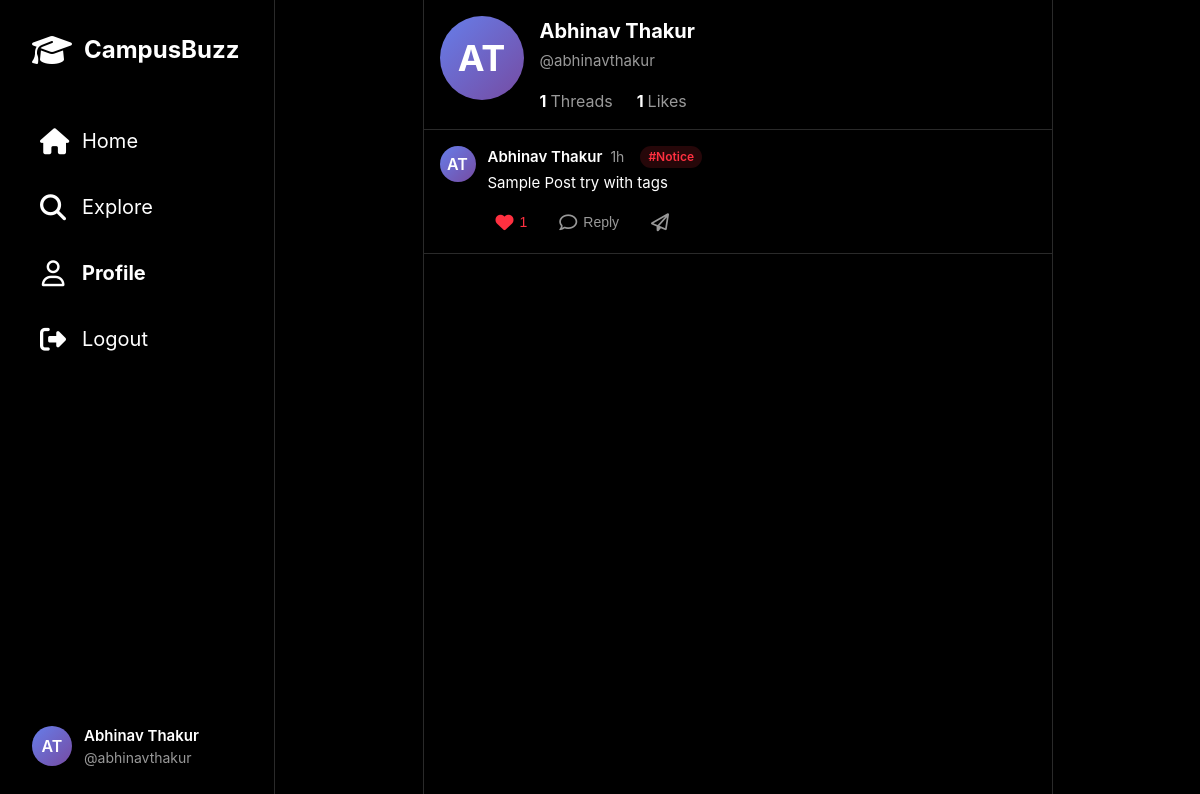
Screenshot of /profile.php (signed in) with the database file from the repository.
### tables this page shows
CREATE TABLE `posts` (
  `id` int(11) NOT NULL,
  `user_id` int(11) NOT NULL,
  `content` varchar(280) NOT NULL,
  `tag` varchar(50) DEFAULT NULL,
  `created_at` timestamp NOT NULL DEFAULT current_timestamp()
);

CREATE TABLE `users` (
  `id` int(11) NOT NULL,
  `name` varchar(100) NOT NULL,
  `email` varchar(150) NOT NULL,
  `password` varchar(255) NOT NULL,
  `created_at` timestamp NOT NULL DEFAULT current_timestamp()
);

### profile.php (the view, shortened to what this page needs)
<?php
require_once 'config/db.php';
$user_id = $_SESSION['user_id'];
$user_name = $_SESSION['user_name'];
$query = "SELECT p.id, p.content, p.tag, p.created_at,
          u.name as author_name, u.id as author_id,
          COUNT(DISTINCT l.id) as like_count,
          MAX(CASE WHEN l.user_id = ? THEN 1 ELSE 0 END) as user_liked
          FROM posts p
          JOIN users u ON p.user_id = u.id
          LEFT JOIN likes l ON p.id = l.post_id
          WHERE p.user_id = ?
          GROUP BY p.id
          ORDER BY p.created_at DESC";
$stmt = $conn->prepare($query);
$stmt->bind_param("ii", $user_id, $user_id);
$stmt->execute();
$posts = $stmt->get_result();
$stats_query = "SELECT
                (SELECT COUNT(*) FROM posts WHERE user_id = ?) as post_count,
                (SELECT COUNT(*) FROM likes WHERE post_id IN (SELECT id FROM posts WHERE user_id = ?)) as total_likes";
$stats_stmt = $conn->prepare($stats_query);
$stats_stmt->bind_param("ii", $user_id, $user_id);
$stats_stmt->execute();
$stats = $stats_stmt->get_result()->fetch_assoc();
function time_elapsed($datetime) {
    $now = new DateTime();
    $ago = new DateTime($datetime);
    $diff = $now->diff($ago);
    if ($diff->h > 0) return $diff->h . 'h';
    return 'now';
}
function get_initials($name) {
    $words = explode(' ', trim($name));
    if (count($words) >= 2) {
        return strtoupper(substr($words[0], 0, 1) . substr($words[1], 0, 1));
    }
    return strtoupper(substr($name, 0, 2));
}
?>
<!DOCTYPE html>
<html lang="en">
<head>
    <link rel="stylesheet" href="style.css">
    <link rel="stylesheet" href="https://cdnjs.cloudflare.com/ajax/libs/font-awesome/6.4.0/css/all.min.css">
</head>
<body>
    <div class="threads-layout">
        <aside class="side-nav">
            <div class="side-nav-header">
                <a href="index.php" class="side-nav-logo">
                    <i class="fas fa-graduation-cap"></i>
                    <span class="side-nav-logo-text">CampusBuzz</span>
                </a>
            </div>
            <nav class="side-nav-menu">
                <a href="index.php" class="side-nav-item">
                    <i class="fas fa-home"></i>
                    <span>Home</span>
                </a>
                <a href="explore.php" class="side-nav-item">
                    <i class="fas fa-search"></i>
                    <span>Explore</span>
                </a>
                <a href="profile.php" class="side-nav-item active">
                    <i class="far fa-user"></i>
                    <span>Profile</span>
                </a>
                <a href="logout.php" class="side-nav-item">
                    <i class="fas fa-sign-out-alt"></i>
                    <span>Logout</span>
                </a>
            <div class="side-nav-footer">
                <a href="profile.php" class="side-nav-user">
                    <div class="side-nav-avatar">
                        <?php echo get_initials($user_name); ?>
                    </div>
                    <div class="side-nav-user-info">
                        <span class="side-nav-user-name"><?php echo htmlspecialchars($user_name); ?></span>
                        <span class="side-nav-user-handle">@<?php echo strtolower(str_replace(' ', '', $user_name)); ?></span>
                    </div>
                </a>
            </div>
        </aside>
        <main class="main-content">
            <div class="profile-header">
                <div class="profile-info">
                    <div class="profile-avatar-large">
                        <?php echo get_initials($user_name); ?>
                    </div>
                    <div class="profile-details">
                        <h1 class="profile-name"><?php echo htmlspecialchars($user_name); ?></h1>
                        <p class="profile-handle">@<?php echo strtolower(str_replace(' ', '', $user_name)); ?></p>
                        <div class="profile-stats">
                            <div class="profile-stat">
                                <span class="stat-value"><?php echo $stats['post_count']; ?></span>
                                <span class="stat-label">Threads</span>
                            </div>
                            <div class="profile-stat">
                                <span class="stat-value"><?php echo $stats['total_likes']; ?></span>
                                <span class="stat-label">Likes</span>
                            </div>
                        </div>
                    </div>
                </div>
            </div>
            <div class="threads-feed" id="threadsContainer">
                <?php if ($posts->num_rows > 0): ?>
                    <?php while ($post = $posts->fetch_assoc()): ?>
                        <article class="thread-item" data-post-id="<?php echo $post['id']; ?>">
                            <div class="thread-header">
                                <div class="thread-avatar">
                                    <?php echo get_initials($post['author_name']); ?>
                                </div>
                                <div class="thread-body">
                                    <div class="thread-user-info">
                                        <span class="thread-username"><?php echo htmlspecialchars($post['author_name']); ?></span>
                                        <span class="thread-time"><?php echo time_elapsed($post['created_at']); ?></span>
                                        <?php if ($post['tag']): ?>
                                            <span class="thread-tag tag-<?php echo strtolower($post['tag']); ?>">
                                                #<?php echo htmlspecialchars($post['tag']); ?>
                                            </span>
                                        <?php endif; ?>
                                    </div>
                                    <div class="thread-content">
                                        <?php echo nl2br(htmlspecialchars($post['content'])); ?>
                                    </div>
                                    <div class="thread-actions">
                                        <button class="action-button <?php echo $post['user_liked'] ? 'liked' : ''; ?>"
                                                onclick="toggleLike(<?php echo $post['id']; ?>)">
                                            <i class="<?php echo $post['user_liked'] ? 'fas' : 'far'; ?> fa-heart"></i>
                                            <span class="like-count"><?php echo $post['like_count']; ?></span>
                                        </button>
                                        <button class="action-button">
                                            <i class="far fa-comment"></i>
                                            <span>Reply</span>
                                        </button>
                                        <button class="action-button">
                                            <i class="far fa-paper-plane"></i>
                                        </button>
                                    </div>
                                </div>
                            </div>
                        </article>
                    <?php endwhile; ?>
                <?php endif; ?>
            </div>
        </main>
    </div>
</body>
</html>

### rows the page displays
posts: user.name "AT", user.name "Abhinav Thakur", created_at "1h", tag "Notice", content "Sample Post try with tags", like_count "1"

### other values shown
get_initials($user_name) "AT"
$user_name "Abhinav Thakur"
str_replace(' ', '', $user_name) "abhinavthakur"
$stats['post_count'] "1"
$stats['total_likes'] "1"
